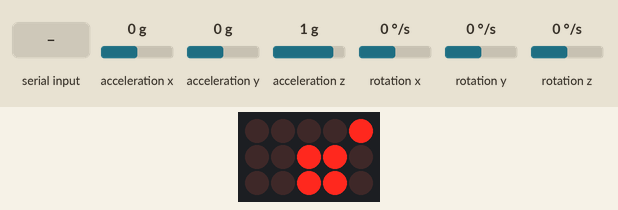
A sketch run on a simulated Arduino Uno, built with avr-gcc and run on an emulated ATmega328P. Shown: 5×3 LED matrix. Wiring (inferred from the names in the program): LED matrix (orientation assumed): rows pin 2, pin 7, pin 8; columns pin 9, pin 10, pin 11, pin 12, pin 13. Inputs (shaded band) come from the test bench; at power-on: acceleration x 0 g, acceleration y 0 g, acceleration z 1 g, rotation x 0 °/s, rotation y 0 °/s, rotation z 0 °/s. Random numbers use the default seed unless the sketch sets one.

Above: at 1.2 s.
1.3 s: acceleration x set to -1.4 g
At 2.8 s:
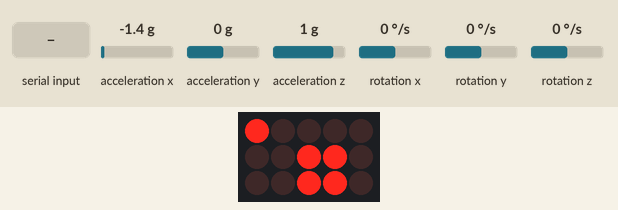
3.1 s: "w" received over Serial
At 3.9 s:
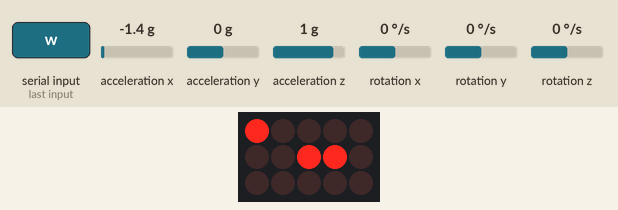
4.6 s: acceleration x set to 0.8 g
At 5.3 s:
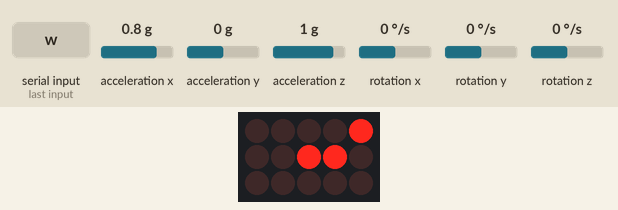
6.4 s: acceleration y set to -1.4 g
At 8.0 s:
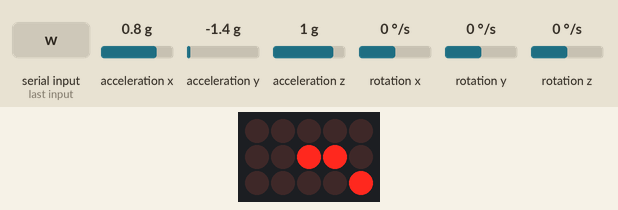
8.4 s: "a" received over Serial
At 9.1 s:
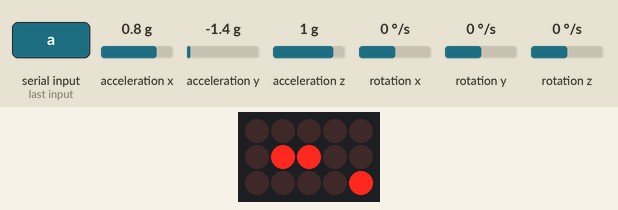
9.9 s: "s" received over Serial
At 10.7 s:
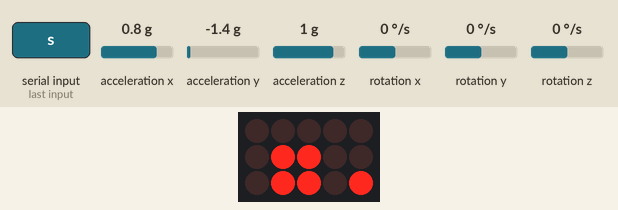
Timing chart, 0 to 12.9 s (numbered marks = the images above; inputs shaded):
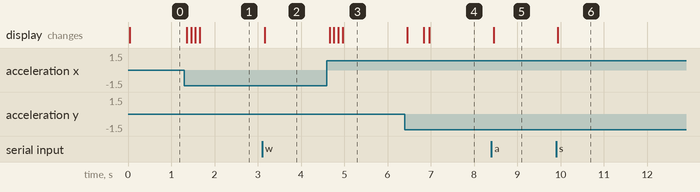

The sketch:

RolyPoly.ino
```cpp
#include <Wire.h>
#include <SparkFun_MMA8452Q.h>
MMA8452Q accel;

const int row1 = 2;
const int row2 = 3;
const int row3 = 4;
const int row4 = 5;
const int row5 = 6;
const int row6 = 7;
const int row7 = 8;
const int col1 = 9;
const int col2 = 10;
const int col3 = 11;
const int col4 = 12;
const int col5 = 13;

unsigned long currentTime = 0;
unsigned long startingTime = 0;
unsigned long endingTime = 0;
unsigned long nextDraw1 = 0;
unsigned long nextDraw2 = 0;
unsigned long nextScreen = 0;
unsigned long nextOff = 0;
unsigned long nextDelay = 0;

const unsigned long gameTime = 15000;
const unsigned long endTime = 4000;
const unsigned long fourHz = 250;
const unsigned long showTime = 100;
const unsigned long delayTime = 1;

int preyWin = 0;
int predatorWin = 0;
int i = 0;

boolean gameJustStarted = false;
boolean readyToStart = true;
boolean preyJustWon = false;
boolean predatorJustWon = false;
boolean winCountReady = false;
boolean gameNotOver = true;

int preyRow = row1;
int preyCol = col3;
int predatorRow = row7;
int predatorCol = col2;
boolean positions[7][5];

void setup() {
  Serial.begin(9600);

  pinMode(row1, OUTPUT);
  pinMode(row2, OUTPUT);
  pinMode(row3, OUTPUT);
  pinMode(row4, OUTPUT);
  pinMode(row5, OUTPUT);
  pinMode(row6, OUTPUT);
  pinMode(row7, OUTPUT);
  pinMode(col1, OUTPUT);
  pinMode(col2, OUTPUT);
  pinMode(col3, OUTPUT);
  pinMode(col4, OUTPUT);
  pinMode(col5, OUTPUT);

  accel.init();

  reset();
}

void loop() {
  currentTime = millis();
  if(readyToStart) {
    startGame();
    readyToStart = false;
  }
  if(currentTime >= nextDelay) {
    reset();
    drawCol();
    nextDelay += delayTime;
  }
  if (gameNotOver)
    playGame();
  if (!gameNotOver) {
    if (currentTime >= nextScreen) {
      endGame();
      nextScreen += delayTime*2;
    }
   if (currentTime >= nextScreen-delayTime)
      displayScore();
  }
}

void on() {
  digitalWrite(row1, HIGH);
  digitalWrite(row2, HIGH);
  digitalWrite(row3, HIGH);
  digitalWrite(row4, HIGH);
  digitalWrite(row5, HIGH);
  digitalWrite(row6, HIGH);
  digitalWrite(row7, HIGH);
  digitalWrite(col1, LOW);
  digitalWrite(col2, LOW);
  digitalWrite(col3, LOW);
  digitalWrite(col4, LOW);
  digitalWrite(col5, LOW);
}

void reset() {
  digitalWrite(row1, LOW);
  digitalWrite(row2, LOW);
  digitalWrite(row3, LOW);
  digitalWrite(row4, LOW);
  digitalWrite(row5, LOW);
  digitalWrite(row6, LOW);
  digitalWrite(row7, LOW);
  digitalWrite(col1, HIGH);
  digitalWrite(col2, HIGH);
  digitalWrite(col3, HIGH);
  digitalWrite(col4, HIGH);
  digitalWrite(col5, HIGH);
}

void startGame(){
  preyRow = random(row1, row7+1);
  preyCol = random(col1, col5+1);
  predatorRow = random(row2, row7+1);
  predatorCol = random(col1, col5);
  while (overlaps()) {
    predatorRow = random(row2, row7+1);
    predatorCol = random(col1, col5);
  }
  gameJustStarted = true;
  gameNotOver = true;
  winCountReady = true;
}

void playGame() {
  if (gameJustStarted) {
    startingTime = millis();
    gameJustStarted = false;
  }
  if (currentTime >= nextDraw1) {
    preyMove();
    predatorMove();
    nextDraw1 += showTime;
  }
  if (gameNotOver) {
    preyJustWon = preyWon();
    predatorJustWon = predatorWon();
  }
  if (preyJustWon || predatorJustWon) {
    endingTime = millis();
    gameNotOver = false;
  }
}

void endGame() {
  if (preyJustWon) {
    if (winCountReady) {
      preyWin++;
      winCountReady = false;
    }
    preyRow = row4;
    preyCol = col3;
    predatorRow = 0;//
    predatorCol = 0;//
  }
  if (predatorJustWon) {
    if (winCountReady) {
      predatorWin++;
      winCountReady = false;
    }
    predatorWin++;
    preyRow = 0;//
    preyCol = 0;//
    predatorRow = row4;
    predatorCol = col2;
  }
  if (millis()-endingTime > endTime) {
    readyToStart = true;
    preyJustWon = false;
    predatorJustWon = false;
  }
}

void displayScore() {
  digitalWrite(row7, HIGH);
  digitalWrite(col3, LOW);
  if (preyJustWon) {
    if (preyWin > predatorWin) {
      if (preyWin-predatorWin >= 1)
        digitalWrite(col4, LOW);
      if (preyWin-predatorWin > 2)
        digitalWrite(col5, LOW);
    }
    if (preyWin < predatorWin) {
      if(predatorWin-preyWin >= 1)
        digitalWrite(col2, LOW);
      if(predatorWin-preyWin > 2)
        digitalWrite(col1, LOW);
    }
  }
  if (predatorJustWon) {
    if (preyWin > predatorWin) {
       if (preyWin-predatorWin >= 1)
         digitalWrite(col2, LOW);
       if (preyWin-predatorWin > 2)
         digitalWrite(col1, LOW);
    }
    if (preyWin < predatorWin) {
      if(predatorWin-preyWin >= 1)
        digitalWrite(col4, LOW);
      if(predatorWin-preyWin > 2)
        digitalWrite(col5, LOW);
    }
  }
}

void drawCol() {
  digitalWrite(col1 + (i%5), LOW);
  if(preyCol == (col1+i%5))
    digitalWrite(preyRow, HIGH);
  if((predatorCol == (col1+i%5)) || (predatorCol+1 == (col1+i%5))) {
    digitalWrite(predatorRow, HIGH);
    digitalWrite(predatorRow-1, HIGH);
  }
  if (currentTime >= nextOff) {
    if((predatorCol == (col1+i%5)) || (predatorCol+1 == (col1+i%5))) {
      digitalWrite(predatorRow, LOW);
      digitalWrite(predatorRow-1, LOW);
    }
    nextOff += fourHz*3;
  }
  ++i;
}

void setDisplay() {
  positions[preyRow-row1][preyCol-col1] = true;
  positions[predatorRow-row1][predatorCol-col1] = true;
  positions[predatorRow-1-row1][predatorCol-col1] = true;
  positions[predatorRow-row1][predatorCol+1-col1] = true;
  positions[predatorRow-1-row1][predatorCol+1-col1] = true;
}

void drawScreen() {
  for (int row = 0; row < 7; ++row) {
    for (int col = 0; col < 5; ++col) {
      positions[row][col] = false;
    }
  }
}

void preyMove() {
  if (accel.available()) {
    accel.read();
    byte prey = accel.readPL();
    switch(prey) {
      case PORTRAIT_U:
        if (preyRow != row7)
          preyRow++;
        break;
      case PORTRAIT_D:
        if (preyRow != row1)
          preyRow--;
        break;
      case LANDSCAPE_R:
        if (preyCol != col5)
          preyCol++;
        break;
      case LANDSCAPE_L:
        if (preyCol != col1)
          preyCol--;
        break;
    }
  }
}

void predatorMove() {
  if (Serial.available() > 0) {
    byte predator = Serial.read();
    switch(predator) {
      case 'w':
        if (predatorRow != row2)
          predatorRow--;
        break;
      case 'a':
        if (predatorCol != col1)
          predatorCol--;
        break;
      case 's':
        if (predatorRow != row7)
          predatorRow++;
        break;
      case 'd':
        if (predatorCol != col4)
          predatorCol++;
        break;
    }
  }
}

boolean preyWon() {
  return (millis()-startingTime > gameTime);
}

boolean predatorWon() {
  return overlaps();
}

boolean overlaps() {
  return (((preyRow == predatorRow) && (preyCol == predatorCol))
    || ((preyRow == predatorRow) && (preyCol == predatorCol+1))
    || ((preyRow == predatorRow-1) && (preyCol == predatorCol))
    || ((preyRow == predatorRow-1) && (preyCol == predatorCol+1)));
}
```

Measured:
- after the input at 1.3 s, the display: first changes after 0.06 s (image 1 shows a later state)
- after the input at 3.1 s, the display: changes after 0.06 s (image 2)
- after the input at 4.6 s, the display: first changes after 0.06 s (image 3 shows a later state)
- after the input at 6.4 s, the display: first changes after 0.06 s (image 4 shows a later state)
- after the input at 8.4 s, the display: changes after 0.06 s (image 5)
